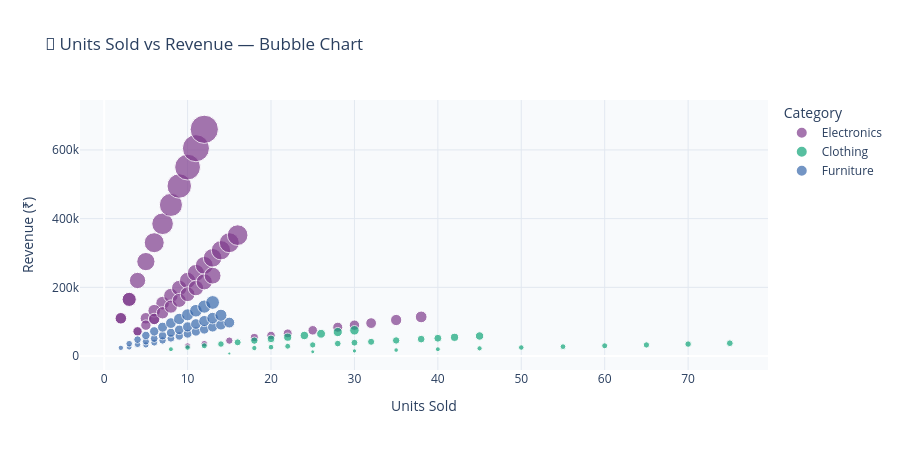

Notebook cell for this chart:
### Markdown cell above
## 🔵 Step 10 — Units Sold vs Revenue (Bubble Chart)

### Code cell
fig6 = px.scatter(df, x='Units_Sold', y='Total_Sales',
                  color='Category', size='Total_Sales',
                  hover_data=['Product','Region','Customer_Segment'],
                  title='🔵 Units Sold vs Revenue — Bubble Chart',
                  labels={'Units_Sold':'Units Sold','Total_Sales':'Revenue (₹)'},
                  color_discrete_sequence=px.colors.qualitative.Bold)
fig6.update_layout(
    paper_bgcolor='white', plot_bgcolor='#f8fafc',
    title_font_size=17, height=450,
    xaxis=dict(gridcolor='#e2e8f0'),
    yaxis=dict(gridcolor='#e2e8f0')
)
fig6.show()

### Figure 1 — Plotly figure (JSON) as saved in the notebook; plotly's stock layout.template omitted (floating-point values rounded to 4 significant figures; data arrays with more than 128 entries replaced by an {"elided": "..."} marker saying what was removed)
{"data": [{"customdata": {"elided": "49x3 str values"}, "hovertemplate": "Category=Electronics<br>Units Sold=%{x}<br>Revenue (₹)=%{marker.size}<br>Product=%{customdata[0]}<br>Region=%{customdata[1]}<br>Customer_Segment=%{customdata[2]}<extra></extra>", "legendgroup": "Electronics", "marker": {"color": "rgb(127, 60, 141)", "size": [110000, 110000, 29990, 72000, 165000, 154000, 35988, 108000, 110000, 176000, 44985, 72000, 220000, 132000, 53982, 165000, 90000, 198000, 59980, 275000, 108000, 220000, 65978, 330000, 126000, 242000, 74975, 385000, 144000, 264000, 83972, 440000, 162000, 286000, 89970, 495000, 180000, 308000, 95968, 550000, 198000, 330000, 104965, 605000, 216000, 352000, 113962, 660000, 234000], "sizemode": "area", "sizeref": 1650, "symbol": "circle"}, "mode": "markers", "name": "Electronics", "orientation": "v", "showlegend": true, "type": "scatter", "x": [2, 5, 10, 4, 3, 7, 12, 6, 2, 8, 15, 4, 4, 6, 18, 3, 5, 9, 20, 5, 6, 10, 22, 6, 7, 11, 25, 7, 8, 12, 28, 8, 9, 13, 30, 9, 10, 14, 32, 10, 11, 15, 35, 11, 12, 16, 38, 12, 13], "xaxis": "x", "y": [110000, 110000, 29990, 72000, 165000, 154000, 35988, 108000, 110000, 176000, 44985, 72000, 220000, 132000, 53982, 165000, 90000, 198000, 59980, 275000, 108000, 220000, 65978, 330000, 126000, 242000, 74975, 385000, 144000, 264000, 83972, 440000, 162000, 286000, 89970, 495000, 180000, 308000, 95968, 550000, 198000, 330000, 104965, 605000, 216000, 352000, 113962, 660000, 234000], "yaxis": "y"}, {"customdata": [["T-Shirt", "South", "Retail"], ["Jeans", "East", "Retail"], ["Jacket", "North", "Retail"], ["T-Shirt", "North", "Retail"], ["Jeans", "West", "Retail"], ["Jacket", "West", "Retail"], ["T-Shirt", "East", "Retail"], ["Jeans", "East", "Retail"], ["Jacket", "North", "Retail"], ["T-Shirt", "North", "Retail"], ["Jeans", "North", "Retail"], ["Jacket", "East", "Retail"], ["T-Shirt", "East", "Retail"], ["Jeans", "East", "Retail"], ["Jacket", "North", "Retail"], ["T-Shirt", "North", "Retail"], ["Jeans", "North", "Retail"], ["Jacket", "East", "Retail"], ["T-Shirt", "East", "Retail"], ["Jeans", "East", "Retail"], ["Jacket", "North", "Retail"], ["T-Shirt", "North", "Retail"], ["Jeans", "North", "Retail"], ["Jacket", "East", "Retail"], ["T-Shirt", "East", "Retail"], ["Jeans", "East", "Retail"], ["Jacket", "North", "Retail"], ["T-Shirt", "North", "Retail"], ["Jeans", "North", "Retail"], ["Jacket", "East", "Retail"], ["T-Shirt", "East", "Retail"], ["Jeans", "East", "Retail"], ["Jacket", "North", "Retail"], ["T-Shirt", "North", "Retail"], ["Jeans", "North", "Retail"], ["Jacket", "East", "Retail"]], "hovertemplate": "Category=Clothing<br>Units Sold=%{x}<br>Revenue (₹)=%{marker.size}<br>Product=%{customdata[0]}<br>Region=%{customdata[1]}<br>Customer_Segment=%{customdata[2]}<extra></extra>", "legendgroup": "Clothing", "marker": {"color": "rgb(17, 165, 121)", "size": [7485, 25980, 19992, 12475, 23382, 24990, 14970, 28578, 29988, 17465, 32475, 34986, 19960, 36372, 39984, 22455, 38970, 44982, 24950, 41568, 49980, 27445, 45465, 54978, 29940, 49362, 59976, 32435, 51960, 64974, 34930, 54558, 69972, 37425, 58455, 74970], "sizemode": "area", "sizeref": 1650, "symbol": "circle"}, "mode": "markers", "name": "Clothing", "orientation": "v", "showlegend": true, "type": "scatter", "x": [15, 20, 8, 25, 18, 10, 30, 22, 12, 35, 25, 14, 40, 28, 16, 45, 30, 18, 50, 32, 20, 55, 35, 22, 60, 38, 24, 65, 40, 26, 70, 42, 28, 75, 45, 30], "xaxis": "x", "y": [7485, 25980, 19992, 12475, 23382, 24990, 14970, 28578, 29988, 17465, 32475, 34986, 19960, 36372, 39984, 22455, 38970, 44982, 24950, 41568, 49980, 27445, 45465, 54978, 29940, 49362, 59976, 32435, 51960, 64974, 34930, 54558, 69972, 37425, 58455, 74970], "yaxis": "y"}, {"customdata": [["Office Chair", "West", "SME"], ["Study Table", "South", "SME"], ["Bookshelf", "East", "SME"], ["Office Chair", "East", "SME"], ["Study Table", "South", "SME"], ["Bookshelf", "South", "SME"], ["Office Chair", "North", "SME"], ["Study Table", "South", "SME"], ["Bookshelf", "West", "SME"], ["Office Chair", "East", "SME"], ["Study Table", "West", "SME"], ["Bookshelf", "South", "SME"], ["Office Chair", "North", "SME"], ["Study Table", "South", "SME"], ["Bookshelf", "West", "SME"], ["Office Chair", "East", "SME"], ["Study Table", "West", "SME"], ["Bookshelf", "South", "SME"], ["Office Chair", "North", "SME"], ["Study Table", "South", "SME"], ["Bookshelf", "West", "SME"], ["Office Chair", "East", "SME"], ["Study Table", "West", "SME"], ["Bookshelf", "South", "SME"], ["Office Chair", "North", "SME"], ["Study Table", "South", "SME"], ["Bookshelf", "West", "SME"], ["Office Chair", "East", "SME"], ["Study Table", "West", "SME"], ["Bookshelf", "South", "SME"], ["Office Chair", "North", "SME"], ["Study Table", "South", "SME"], ["Bookshelf", "West", "SME"], ["Office Chair", "East", "SME"], ["Study Table", "West", "SME"]], "hovertemplate": "Category=Furniture<br>Units Sold=%{x}<br>Revenue (₹)=%{marker.size}<br>Product=%{customdata[0]}<br>Region=%{customdata[1]}<br>Customer_Segment=%{customdata[2]}<extra></extra>", "legendgroup": "Furniture", "marker": {"color": "rgb(57, 105, 172)", "size": [25500, 24000, 32500, 34000, 36000, 39000, 42500, 48000, 45500, 51000, 60000, 52000, 59500, 72000, 58500, 68000, 84000, 65000, 76500, 96000, 71500, 85000, 108000, 78000, 93500, 120000, 84500, 102000, 132000, 91000, 110500, 144000, 97500, 119000, 156000], "sizemode": "area", "sizeref": 1650, "symbol": "circle"}, "mode": "markers", "name": "Furniture", "orientation": "v", "showlegend": true, "type": "scatter", "x": [3, 2, 5, 4, 3, 6, 5, 4, 7, 6, 5, 8, 7, 6, 9, 8, 7, 10, 9, 8, 11, 10, 9, 12, 11, 10, 13, 12, 11, 14, 13, 12, 15, 14, 13], "xaxis": "x", "y": [25500, 24000, 32500, 34000, 36000, 39000, 42500, 48000, 45500, 51000, 60000, 52000, 59500, 72000, 58500, 68000, 84000, 65000, 76500, 96000, 71500, 85000, 108000, 78000, 93500, 120000, 84500, 102000, 132000, 91000, 110500, 144000, 97500, 119000, 156000], "yaxis": "y"}], "layout": {"height": 450, "legend": {"itemsizing": "constant", "title": {"text": "Category"}, "tracegroupgap": 0}, "paper_bgcolor": "white", "plot_bgcolor": "#f8fafc", "title": {"font": {"size": 17}, "text": "🔵 Units Sold vs Revenue — Bubble Chart"}, "xaxis": {"anchor": "y", "domain": [0, 1], "gridcolor": "#e2e8f0", "title": {"text": "Units Sold"}}, "yaxis": {"anchor": "x", "domain": [0, 1], "gridcolor": "#e2e8f0", "title": {"text": "Revenue (₹)"}}}}
